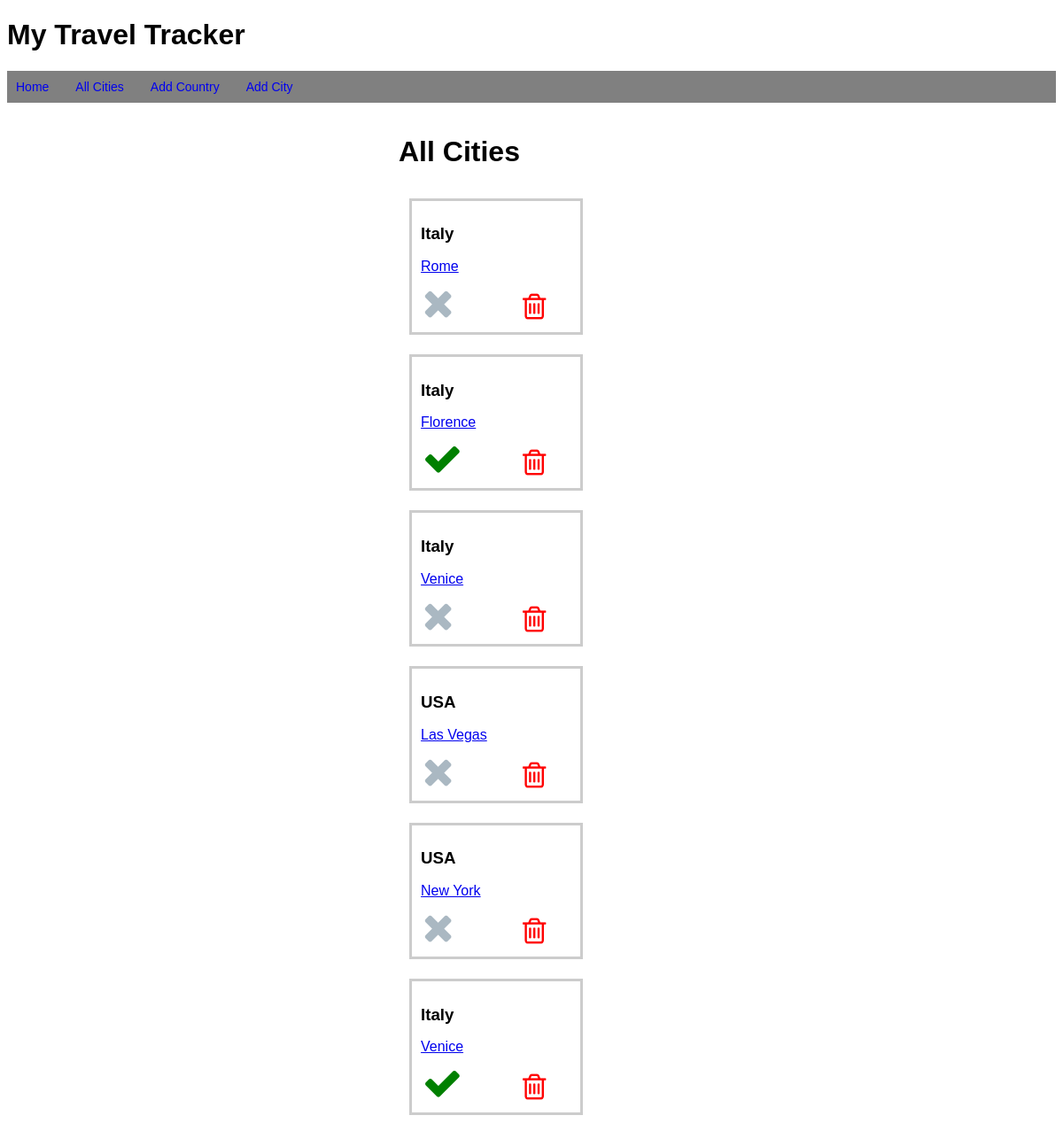
Before: /cities with the older database file.
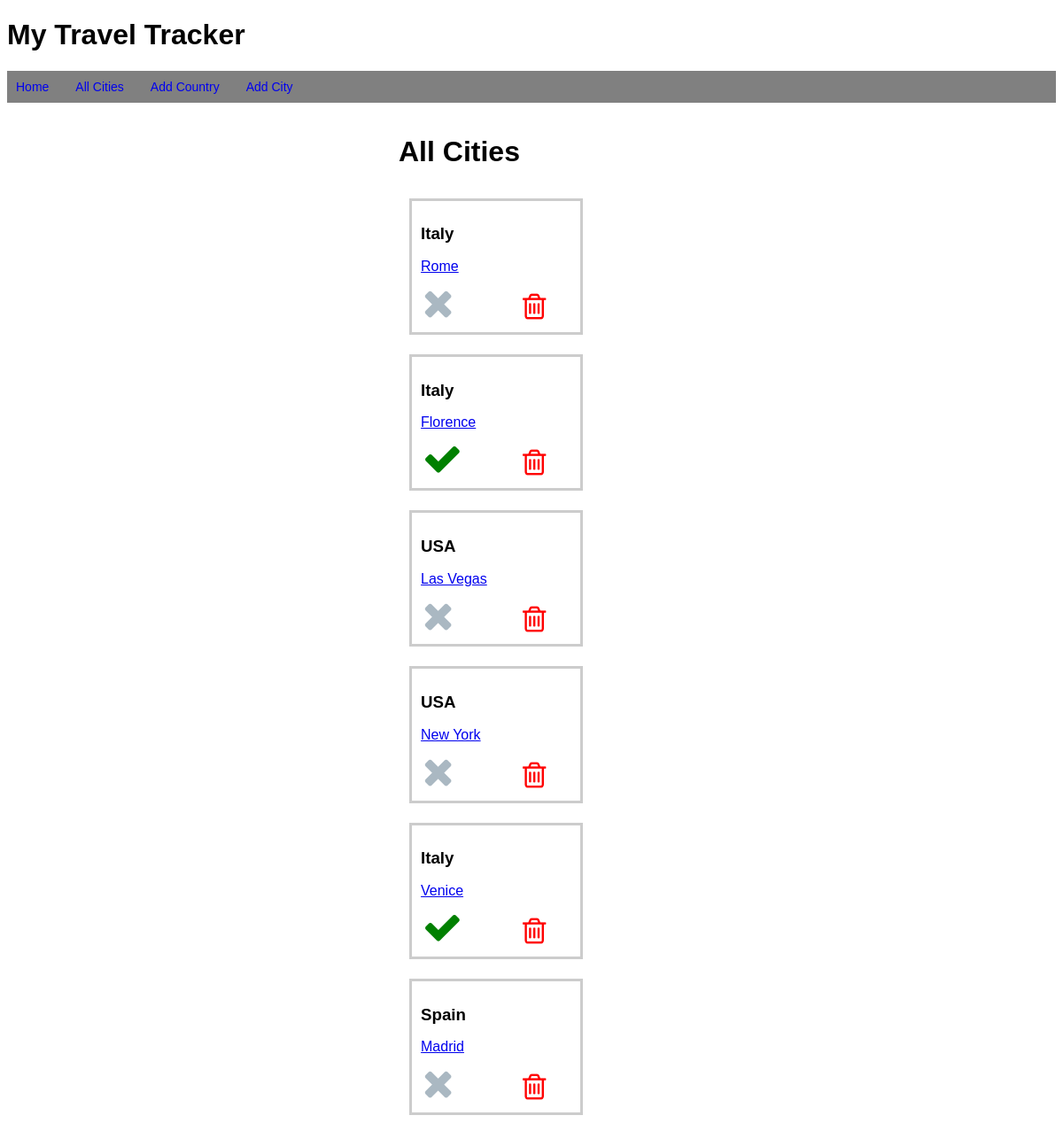
After: the same page with the newer database file.
### tables this page shows
CREATE TABLE cities (
    id INTEGER PRIMARY KEY AUTOINCREMENT,
    name VARCHAR,
    completed BOOLEAN,
    country_id INTEGER NOT NULL,
      FOREIGN KEY (country_id)
        REFERENCES countries (id)
);

CREATE TABLE countries (
    id INTEGER PRIMARY KEY AUTOINCREMENT,
    title VARCHAR
);

### controllers/city_controller.py (the view)
@cities_blueprint.route("/cities")
def cities():
    cities = city_repository.select_all()
    return render_template("cities/index.html", all_cities = cities)

### db/run_sql.py (called while the page is built)
def get_db():
    path = os.path.dirname(os.path.abspath(__file__))
    db = os.path.join(path, "travel_manager.db")
    conn = sqlite3.connect(db)
    conn.execute("PRAGMA foreign_keys = 1")
    conn.row_factory = sqlite3.Row
    return conn

def run_sql(sql, values = []):
    db = get_db()
    cursor = db.cursor()
    cursor.execute(sql, values)
    results = cursor.fetchall()
    db.commit()
    db.close()
    return results

### repositories/city_repository.py (called while the page is built)
def select_all():
    cities = []
    sql = "SELECT * FROM cities"
    results = run_sql(sql)
    for row in results:
        completed = True if row['completed'] == 1 else False
        country = country_repository.select(row['country_id'])
        city = City(row['name'], country, completed, row['id'] )
        cities.append(city)
    return cities

### repositories/country_repository.py (called while the page is built)
def select(id):
    country = None
    sql = "SELECT * FROM countries WHERE id = ?"
    values = [id]
    result = run_sql(sql, values)[0]
    if result is not None:
        country = Country(result['title'], result['id'])
    return country

### templates/cities/index.html
{% extends "base.html" %}
{% block content %}
<h1>All Cities</h1>
{% for city in all_cities %}
<div class="city">
    <div class="content">
        <h3>{{city.country.title}}</h3>
        <div class="description">
            <a href="/cities/{{city.id}}">{{city.name}}</a>
        </div>
        <div class="buttons">
            {% if city.completed == True %}
            <i class="fa fa-check fa-2x" style="color:green" aria-hidden="true"></i>
            {% else %}
            <i class="fa fa-times fa-2x" aria-hidden="true"></i>
            {% endif %}
            <form class="delete-form" action="/cities/{{city.id}}/delete" method="POST">
                <button class="trash-button"><i class="fa fa-trash-o fa-3x" style="color:red"
                        aria-hidden="true"></i></button>
            </form>
        </div>
    </div>
</div>
{% endfor %}
{% endblock %}

### templates/base.html (shortened to what this page needs)
<!DOCTYPE html>
<html lang="en">
<head>
    <link rel="stylesheet" href="https://stackpath.bootstrapcdn.com/font-awesome/4.7.0/css/font-awesome.min.css"
>
    <link rel="stylesheet" href="{{ url_for('static', filename='style.css') }}">
</head>
<body>
    <header>
        <h1>My Travel Tracker</h1>
        <nav>
            <ul class="menu">
                <li><a href="/">Home</a></li>
                <li><a href="/cities">All Cities</a></li>
                <li><a href="/countries/new_country">Add Country</a></li>
                <li><a href="/cities/new">Add City</a></li>
            </ul>
        </nav>
    </header>
    <div class="container">
        {% block content %}{% endblock %}
    </div>
</body>
</html>

### static/style.css (style rules this page uses)
body { font-family: "Helvetica", arial, sans-serif; font-size: 16px; }
.city { display: flex; border: 3px solid #ccc; width: 170px; margin: 12px; min-height: 68px; padding: 10px; line-height: 18px; margin-bottom: 10px; }
.buttons { margin-top: 10px; margin-left: 2px; font-size: 1.4em; color: #aab8c2; }
.buttons i { width: 80px; }
input, select, button { font-size: 100%; width: 100%; padding: 10px; margin: 10px; box-sizing: border-box; }
.trash-button { display: contents; font-size: 50%; }
.delete-form { display: inline; }
.menu { display: flex; padding: 10px; background-color: gray; color: white; }
.menu li a { text-decoration: none; }
.menu li { padding-right: 30px; list-style: none; color: white; font-family: "Helvetica", arial, sans-serif; font-size: 14px; }
.container { display: flex; flex-wrap: wrap; width: 300px; margin: 0 auto; }

Changed rows visible on the page:
removed cities: country "Italy", name "Venice", completed False (drawn)
added cities: country "Spain", name "Madrid", completed False (drawn)
